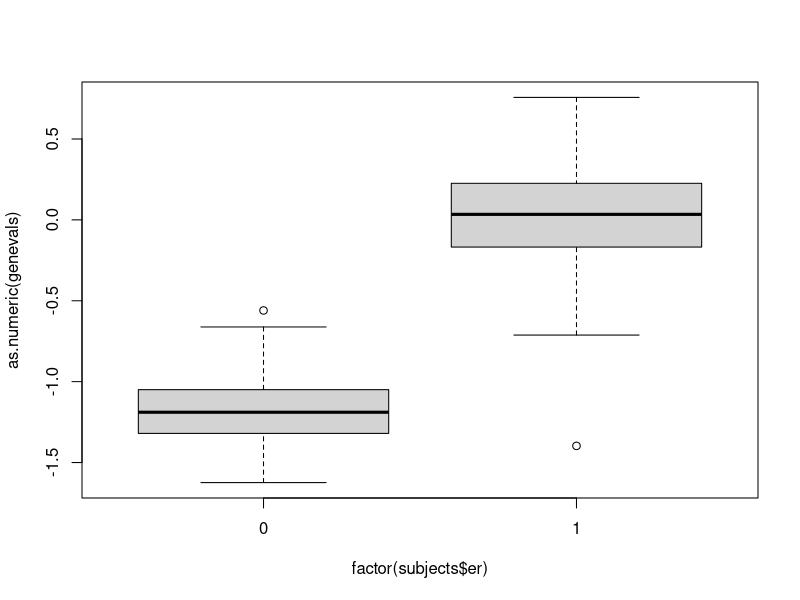

Recreate this plot in R.
## ---- chunk 1
genes <- read.delim("gene.description.txt")
subjects <- read.delim("cancer.patients.txt")
evals <- read.delim("gene.expression.txt",stringsAsFactors = FALSE)
## ---- chunk 2
ind <- match("ESR1", genes[,2])
probe <- genes[ind,1]
genevals <- evals[match(probe,rownames(evals)),]

## ---- chunk 3
boxplot(as.numeric(genevals)~factor(subjects$er))
t.test(as.numeric(genevals)~factor(subjects$er))
